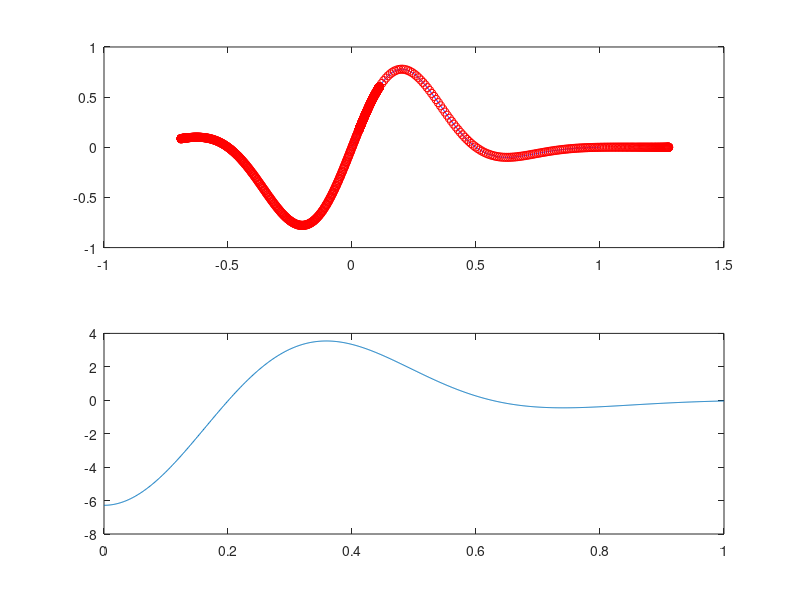

MATLAB code for this plot:
x=(0:0.001:1)';
x0 = 0.02;

%y=exp(-x.^2*5).*cos(2*pi.*x);
y=exp(-x.^2*5).*sin(2*pi.*x);

%dy_dx = 10*x.*exp(-x.^2*5).*cos(2*pi.*x)-2*pi*exp(-x.^2*5).*sin(2*pi.*x);
dy_dx = 10*x.*exp(-x.^2*5).*sin(2*pi.*x)-2*pi*exp(-x.^2*5).*cos(2*pi.*x);

figure(1);
subplot(2,1,1);
h=plot(x,y,'b',x0,1,'ro');
subplot(2,1,2);
plot(x,dy_dx);


m=0.01;
for k=1:20
    dy_dx = 10*x.*exp(-x.^2*5).*sin(2*pi.*x)-2*pi*exp(-x.^2*5).*cos(2*pi.*x);
    x0=x0-m*dy_dx;
    %y0 = exp(-x0.^2*5).*cos(2*pi.*x0);
    y0 = exp(-x0.^2*5).*sin(2*pi.*x0);
    set(h(2), 'XData', x0, 'YData', y0);
    pause(0.2);
end